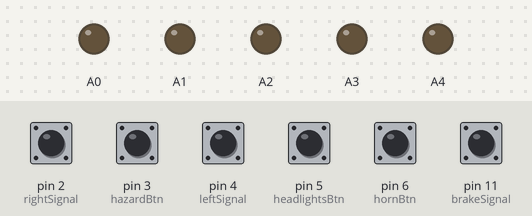
Simulated run of this program. Board: Arduino Nano, built with avr-gcc and run on an emulated ATmega328P. On the bench: output pins drawn as LEDs (lit = HIGH). Dashed ring = blinking. Inputs (shaded band) come from the test bench; at power-on: pin 2 (rightSignal), pin 3 (hazardBtn), pin 4 (leftSignal), pin 5 (headlightsBtn), pin 6 (hornBtn), pin 11 (brakeSignal) HIGH. What the program prints to the serial monitor is not drawn.

Above: at 1.2 s.
1.3 s: pin 2 (rightSignal) pulled LOW for 0.15 s
At 1.46 s:
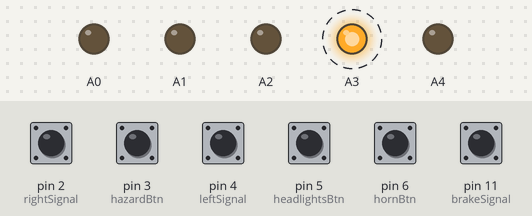
4.4 s: pin 3 (hazardBtn) pulled LOW for 0.15 s
At 5.07 s:
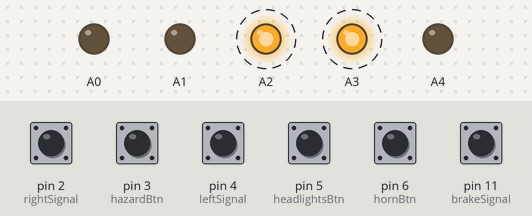
7.5 s: pin 5 (headlightsBtn) pulled LOW for 0.15 s
At 7.76 s:
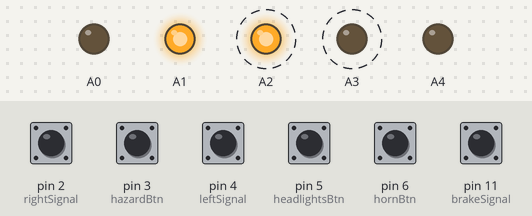
10.5 s: pin 4 (leftSignal) pulled LOW for 0.15 s
13.6 s: pin 4 (leftSignal) pulled LOW for 1 s
16.6 s: pin 3 (hazardBtn) pulled LOW for 1 s
At 16.77 s:
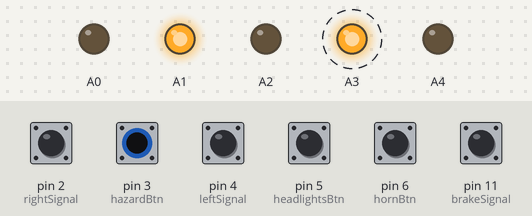
Timing chart, 0 to 20.6 s (numbered marks = the images above; inputs shaded):
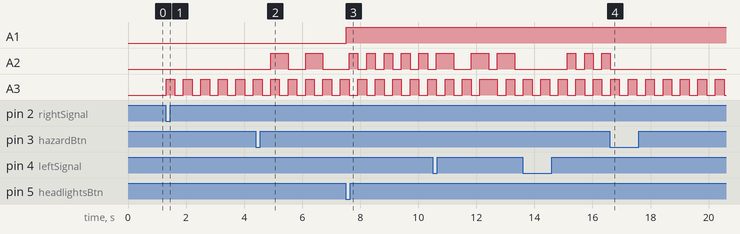

The program:

main.cpp
```cpp
/*
This is just what I have tried to troubleshoot so far and a todo list for nect steps.

What’s Working
The relay and Arduino turn on and seem to function
The wires on the steering wheel are connected, only missing ground connection
Most connection through umbilical are working
Wires to relay seem correct and have no shorts

What’s Not Working
Steering Wheel is missing consistent ground connection, buttons presses are not registered by Arduino
The wire on the umbilical (looking at connector it is bottom row second from the right
Not all lights are wired correctly


What is left to check
Which lights specifically are not working
Code correctness
Full system test

Work To-Do
Fix all wiring issues
Get full system working
Redo steering wheel, send messages over CAN
Light controller functions through CAN by receiving start and stop messages


Left Turn and Headlight read on hardware not in software
Horn is physical error
*/

#include <Arduino.h>

class Relay {

public:

    enum Polarity : uint8_t { ACTIVE_HIGH, ACTIVE_LOW };

    Relay(uint8_t pin, Polarity pol = ACTIVE_HIGH)
        : _pin(pin), _pol(pol) {}

    void begin() {
        pinMode(_pin, OUTPUT);
        digitalWrite(_pin, _inactiveLevel());
    }

    void close()  { _write(true);  }
    void open()   { _write(false); }
    void toggle() { _write(!_closed); }

    bool isClosed() const { return _closed; }
    bool isOpen()   const { return !_closed; }
    unsigned long lastChange() const { return _tLast; }

private:

    const uint8_t  _pin;
    const Polarity _pol;

    bool           _closed  = false;
    unsigned long  _tLast   = 0;

    uint8_t _activeLevel()   const { return _pol == ACTIVE_HIGH ? HIGH : LOW;  }
    uint8_t _inactiveLevel() const { return _pol == ACTIVE_HIGH ? LOW  : HIGH; }

    void _write(bool wantClosed) {
        if (wantClosed == _closed) return;
        digitalWrite(_pin, wantClosed ? _activeLevel() : _inactiveLevel());
        _closed = wantClosed;
        _tLast  = millis();
    }

};

class Button {
public:
  enum Mode : uint8_t { PULLUP, PULLDOWN };
  enum Behavior : uint8_t { MOMENTARY, TOGGLE };

  Button(uint8_t  pin,
         Mode     mode      = PULLUP,
         Behavior behavior  = MOMENTARY,
         uint16_t debounce  = 20,
         bool     initLatch = false)
      : _pin(pin),
        _mode(mode),
        _behavior(behavior),
        _debounce(debounce),
        _latched(initLatch) {}

  void begin() {
    pinMode(_pin, _mode == PULLUP ? INPUT_PULLUP : INPUT);
    _raw         = _read();
    _stable      = _raw;
    _lastChange  = millis();
  }


  void update() {
    bool now = _read();

    if (now != _raw) {
      _raw        = now;
      _lastChange = millis();
    }

    if ((millis() - _lastChange) >= _debounce && now != _stable) {
      _stable = now;
      _fell   =  _pressed(_stable);
      _rose   = !_fell;

      if (_behavior == TOGGLE && _fell)
        _latched = !_latched;
    } else {
      _fell = _rose = false;
    }
  }

  // ---------- queries ----------
  bool fell()       const { return _fell; }
  bool rose()       const { return _rose; }
  bool isPressed()  const { return _pressed(_stable); }
  bool isReleased() const { return !_pressed(_stable); }


  bool latched()    const { return _latched; }
  operator bool()   const { return _latched; }

private:

  inline bool _read()   const { return digitalRead(_pin); }
  inline bool _pressed(bool level) const {
    return _mode == PULLUP ? !level : level;
  }

  uint8_t  _pin;
  Mode     _mode;
  Behavior _behavior;
  uint16_t _debounce;

  bool     _raw        = false;
  bool     _stable     = false;
  uint32_t _lastChange = 0;
  bool     _fell       = false;
  bool     _rose       = false;
  bool     _latched    = false;
};

Relay horn(A0, Relay::ACTIVE_HIGH);
Relay headlights(A1, Relay::ACTIVE_HIGH);
Relay leftRear(A2, Relay::ACTIVE_HIGH);
Relay rightRear(A3, Relay::ACTIVE_HIGH);
Relay topBrake(A4, Relay::ACTIVE_HIGH);
Relay leftTurn(A6, Relay::ACTIVE_HIGH);
Relay rightTurn(A7, Relay::ACTIVE_HIGH);

Button leftSignal(4, Button::PULLUP, Button::TOGGLE, 10);//5
Button hazardBtn(3, Button::PULLUP, Button::TOGGLE, 10);//3
Button rightSignal(2, Button::PULLUP, Button::TOGGLE, 10);//10
Button headlightsBtn(5, Button::PULLUP, Button::TOGGLE, 10);//4
Button hornBtn(6, Button::PULLUP, Button::TOGGLE, 10);//6 no signal
//Button brakesLightsBtn(9, Button::PULLUP, Button::TOGGLE, 10);
Button brakeSignal(11, Button::PULLUP, Button::MOMENTARY, 10);

//right turn 3
//left turn 5
//scribble 6
//headlight 10

//D8 doesn't work
//D5 ddoesn't work
//D2 doesn't work

void setup() {
  Serial.begin(115200);

  hazardBtn.begin();
  leftSignal.begin();
  rightSignal.begin();
  headlightsBtn.begin();
  hornBtn.begin();
  brakeSignal.begin();

  headlights.begin();
  leftTurn.begin();
  rightTurn.begin();
  topBrake.begin();
  horn.begin();
  rightRear.begin();
  leftRear.begin();
}


void loop() {

  hazardBtn.update();
  leftSignal.update();
  rightSignal.update();
  headlightsBtn.update();
  brakeSignal.update();
  hornBtn.update();

  static unsigned long flasherT0 = 0;
  const unsigned long interval = 300;          // 300 ms ≈ 1.7 Hz

  if (hazardBtn) {// hazards ON (latched)
    Serial.println("hazards");
    if (millis() - flasherT0 >= interval) {    // time to flip?
      leftTurn.toggle();
      rightTurn.toggle();
      leftRear.toggle();
      rightRear.toggle();
      flasherT0 = millis();                    // reset timer
    }
  } else {                                     // hazards OFF
    if (leftTurn.isClosed())  leftTurn.open(); // make sure both lamps off
    if (rightTurn.isClosed()) rightTurn.open();
  }

  if (leftSignal) {
    Serial.println("left signal");
    if (millis() - flasherT0 >= interval) {
      leftTurn.toggle();
      leftRear.toggle();
      flasherT0 = millis(); // reset timer
    }
  } else if (!hazardBtn){
    if (leftTurn.isClosed()) leftTurn.open();
  }

  if (rightSignal) {
    Serial.println("right signal");
    if (millis() - flasherT0 >= interval) {
      rightTurn.toggle();
      rightRear.toggle();
      flasherT0 = millis(); // reset timer
    }
  } else if (!hazardBtn){
    if (rightTurn.isClosed()) rightTurn.open();
  }

  if (headlightsBtn) {
    Serial.println("headlights");
    headlights.close();
  } else {
    if (headlights.isClosed()) headlights.open();
  }

  if (brakeSignal) {
    Serial.println("brake");
    topBrake.close();
    if (!leftSignal || !hazardBtn){
      leftRear.close();
    } if (!rightSignal || !hazardBtn) {
      rightRear.close();
    }
  } else {
    if (!leftSignal && !hazardBtn){
      leftRear.open();
    } if (!rightSignal && !hazardBtn) {
      rightRear.open();
    }
  }
}
```

Measured:
- after the input at 1.3 s, A3: alternates HIGH for 0.30 s and LOW for 0.30 s, starting at once
- after the input at 4.4 s, A2: alternates HIGH for 0.60 s and LOW for 0.60 s, starting after 0.52 s
- after the input at 7.5 s, A1: LOW → HIGH at once
- after the input at 16.6 s, A2: goes on until 16.6 s, then stays LOW
